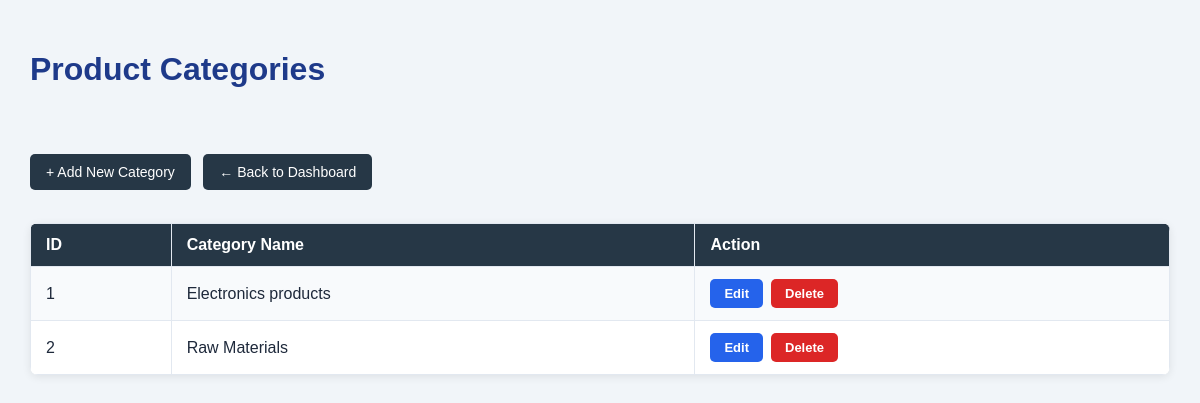
Page /api/categories/ (signed in) on the committed database.
### manufacturing/models.py (models this page shows, shortened)
class Category(models.Model):
    name = models.CharField(max_length=100, unique=True)

### manufacturing/views.py (the view)
# urls.py: path('categories/', views.category_page, name='category_page'),
@login_required
def category_page(request):
    categories = Category.objects.all()
    return render(request, 'categories.html', {
        'categories': categories
    })

### manufacturing/templates/categories.html (shortened to what this page needs)
<!DOCTYPE html>
<html>
<head>
</head>
<body>
    <h1>Product Categories</h1>
    <br><br>
    <a href="{% url 'add_category' %}" class="button">
        + Add New Category
    </a>
    <a href="{% url 'dashboard' %}" class="button">
        ← Back to Dashboard
    </a>
    <br><br>
    <table>
        <tr>
            <th>ID</th>
            <th>Category Name</th>
            <th>Action</th>
        </tr>
        {% for category in categories %}
        <tr>
            <td>{{ category.id }}</td>
            <td>{{ category.name }}</td>
            <td>
                <div class="action-buttons">
                    <a href="{% url 'edit_category' category.id %}"
                       class="action-btn edit-btn">
                        Edit
                    </a>
                    <a href="{% url 'delete_category' category.id %}"
                       class="action-btn delete-btn"
                       onclick="return confirm('Are you sure you want to delete this category?');">
                        Delete
                    </a>
                </div>
            </td>
        </tr>
        {% empty %}
        <tr>
            <td colspan="3" style="text-align: center;">
                No categories found.
            </td>
        </tr>
        {% endfor %}
    </table>
</body>
</html>

### manufacturing/templates/categories.html (style rules this page uses)
* { box-sizing: border-box; }
body { font-family: Arial, sans-serif; background: #f1f5f9; margin: 0; padding: 30px; color: #1e293b; }
h1 { color: #1e3a8a; margin-bottom: 20px; }
table { width: 100%; border-collapse: collapse; background: white; border-radius: 8px; overflow: hidden; box-shadow: 0 2px 8px #00000015; }
th, td { padding: 12px 15px; border: 1px solid #e2e8f0; text-align: left; }
th { background: #263746; color: white; }
tr:nth-child(even) { background: #f8fafc; }
a { text-decoration: none; }
.button { display: inline-block; padding: 10px 16px; margin: 10px 8px 15px 0; background: #263746; color: #ffffff; border-radius: 5px; font-size: 14px; cursor: pointer; transition: background 0.3s; }
.action-buttons { display: flex; align-items: center; gap: 8px; white-space: nowrap; }
.action-btn { display: inline-block; padding: 7px 14px; border-radius: 5px; color: white; font-size: 13px; font-weight: bold; text-align: center; transition: background 0.3s, transform 0.2s; }
.edit-btn { background: #2563eb; }
.delete-btn { background: #dc2626; }

### rows in the picture
Category: id "1", name "Electronics products"
Category: id "2", name "Raw Materials"
